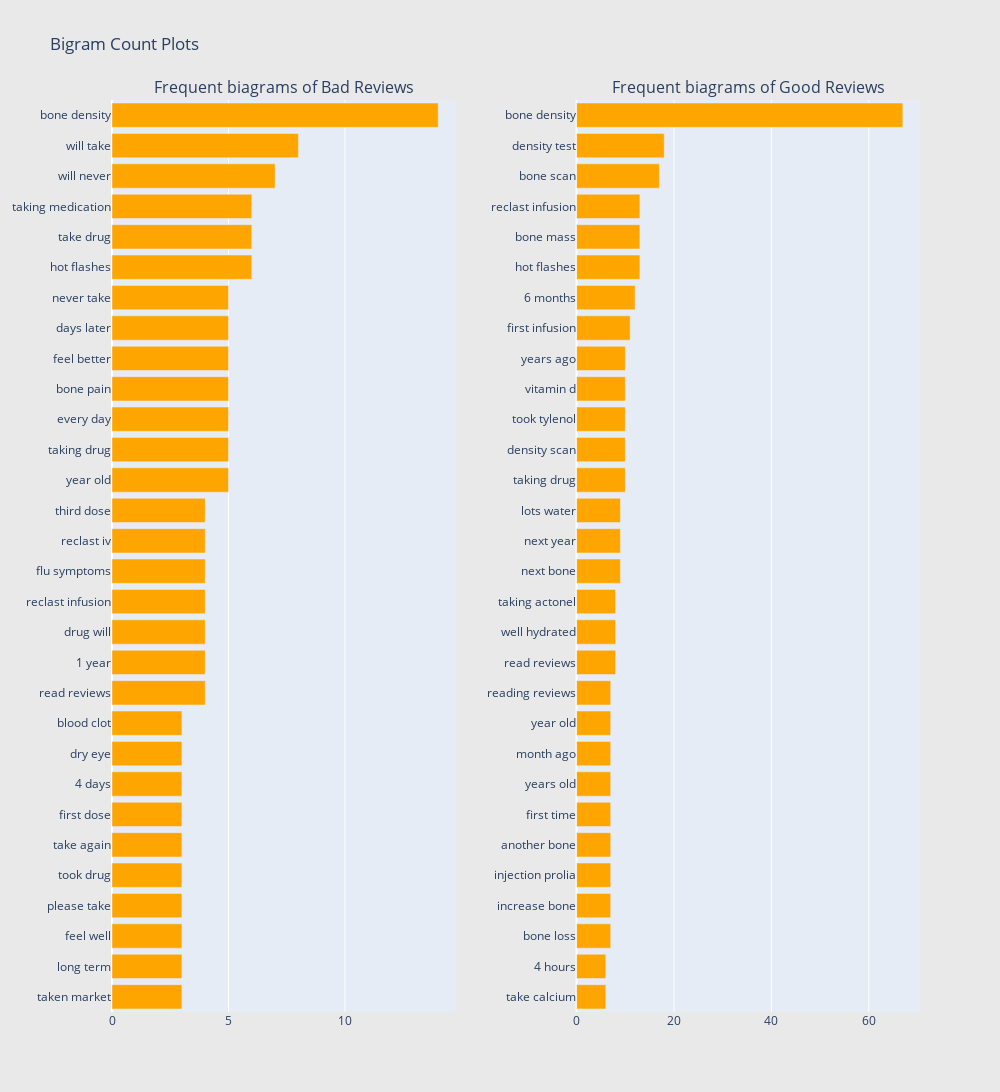

The notebook cell this image was saved under:
### Code cell
freq_dict = defaultdict(int)
for sent in df2[df2["Review"] == 'bad']['Reviews']:
    for word in generate_ngrams(sent,2):
        freq_dict[word] += 1
fd_sorted = pd.DataFrame(sorted(freq_dict.items(), key=lambda x: x[1])[::-1])
fd_sorted.columns = ["word", "wordcount"]
trace1 = horizontal_bar_chart(fd_sorted.head(30), 'orange')

freq_dict = defaultdict(int)
for sent in df2[df2["Review"] == 'good']['Reviews']:
    for word in generate_ngrams(sent,2):
        freq_dict[word] += 1
fd_sorted = pd.DataFrame(sorted(freq_dict.items(), key=lambda x: x[1])[::-1])
fd_sorted.columns = ["word", "wordcount"]
trace2 = horizontal_bar_chart(fd_sorted.head(30), 'orange')

# Creating two subplots
fig = tools.make_subplots(rows=1, cols=2, vertical_spacing=0.04,horizontal_spacing=0.15,
                          subplot_titles=["Frequent biagrams of Bad Reviews", 
                                          "Frequent biagrams of Good Reviews"])
fig.append_trace(trace1, 1, 1)
fig.append_trace(trace2, 1, 2)
fig['layout'].update(height=1200, width=1000, paper_bgcolor='rgb(233,233,233)', title="Bigram Count Plots")
py.iplot(fig, filename='word-plots')

### Figure 1 — Plotly figure (JSON) as saved in the notebook; plotly's stock layout.template omitted (floating-point values rounded to 4 significant figures)
{"data": [{"marker": {"color": "orange"}, "orientation": "h", "showlegend": false, "type": "bar", "x": [3, 3, 3, 3, 3, 3, 3, 3, 3, 3, 4, 4, 4, 4, 4, 4, 4, 5, 5, 5, 5, 5, 5, 5, 6, 6, 6, 7, 8, 14], "xaxis": "x", "y": ["taken market", "long term", "feel well", "please take", "took drug", "take again", "first dose", "4 days", "dry eye", "blood clot", "read reviews", "1 year", "drug will", "reclast infusion", "flu symptoms", "reclast iv", "third dose", "year old", "taking drug", "every day", "bone pain", "feel better", "days later", "never take", "hot flashes", "take drug", "taking medication", "will never", "will take", "bone density"], "yaxis": "y"}, {"marker": {"color": "orange"}, "orientation": "h", "showlegend": false, "type": "bar", "x": [6, 6, 7, 7, 7, 7, 7, 7, 7, 7, 7, 8, 8, 8, 9, 9, 9, 10, 10, 10, 10, 10, 11, 12, 13, 13, 13, 17, 18, 67], "xaxis": "x2", "y": ["take calcium", "4 hours", "bone loss", "increase bone", "injection prolia", "another bone", "first time", "years old", "month ago", "year old", "reading reviews", "read reviews", "well hydrated", "taking actonel", "next bone", "next year", "lots water", "taking drug", "density scan", "took tylenol", "vitamin d", "years ago", "first infusion", "6 months", "hot flashes", "bone mass", "reclast infusion", "bone scan", "density test", "bone density"], "yaxis": "y2"}], "layout": {"annotations": [{"font": {"size": 16}, "showarrow": false, "text": "Frequent biagrams of Bad Reviews", "x": 0.2125, "xanchor": "center", "xref": "paper", "y": 1, "yanchor": "bottom", "yref": "paper"}, {"font": {"size": 16}, "showarrow": false, "text": "Frequent biagrams of Good Reviews", "x": 0.7875, "xanchor": "center", "xref": "paper", "y": 1, "yanchor": "bottom", "yref": "paper"}], "height": 1200, "paper_bgcolor": "rgb(233,233,233)", "title": {"text": "Bigram Count Plots"}, "width": 1000, "xaxis": {"anchor": "y", "domain": [0, 0.425]}, "xaxis2": {"anchor": "y2", "domain": [0.575, 1]}, "yaxis": {"anchor": "x", "domain": [0, 1]}, "yaxis2": {"anchor": "x2", "domain": [0, 1]}}}
